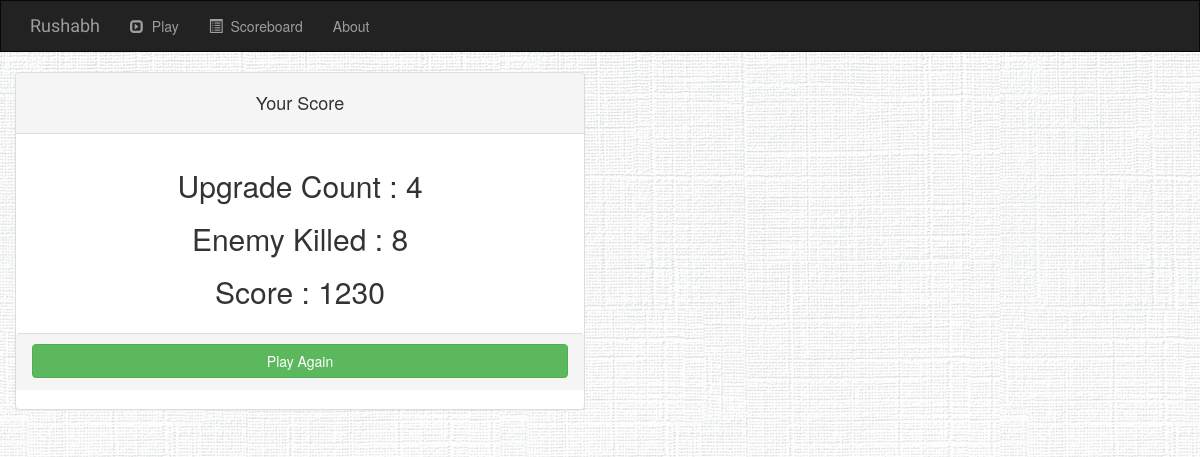
The page /game/gamelist/game1/Pooja/2/ on the database its author committed.
### gamelist/models.py (models this page shows, shortened)
class Scoreboard(models.Model):
	user = models.ForeignKey(User,on_delete=models.CASCADE)
	score = models.IntegerField()
	enemyKilled = models.IntegerField()
	upgradeCount = models.IntegerField()

### gamelist/views.py (the view)
# urls.py: url(r'^game1/(?P<username>\w+)/(?P<pk>[0-9]+)/$',views.DetailView.as_view(),name='score'),
class DetailView(generic.DetailView):
    model = Scoreboard
    template_name = 'gamelist/score.html'

### gamelist/templates/gamelist/score.html (shortened to what this page needs)
{% extends 'game/base.html'%}
{% block body %}
	<center>
     <div class="container col-md-6">
        <div class="panel panel-default">
            <div class="panel-heading"><h4>Your Score</h4></div>
        <div class="panel-body">
        	<h2>Upgrade Count :         {{ scoreboard.upgradeCount }}</h2>
        	<h2>Enemy Killed :          {{ scoreboard.enemyKilled }}</h2>
            <h2>Score :                 {{ scoreboard.score }}</h2>
    	</div>
    <div class="panel panel-footer">
    	<a href="{% url 'game:gamelist:game1' %}" class="btn btn-success btn-block">Play Again</a>
    </div>
	</div>
	</div>
	</center>
{% endblock %}

### game/static/game/style.css (style rules this page uses)
body { background: white url(images/whitw_texture.jpg); }

### rows shown on the page
Scoreboard: upgradeCount "4", enemyKilled "8", score "1230"
